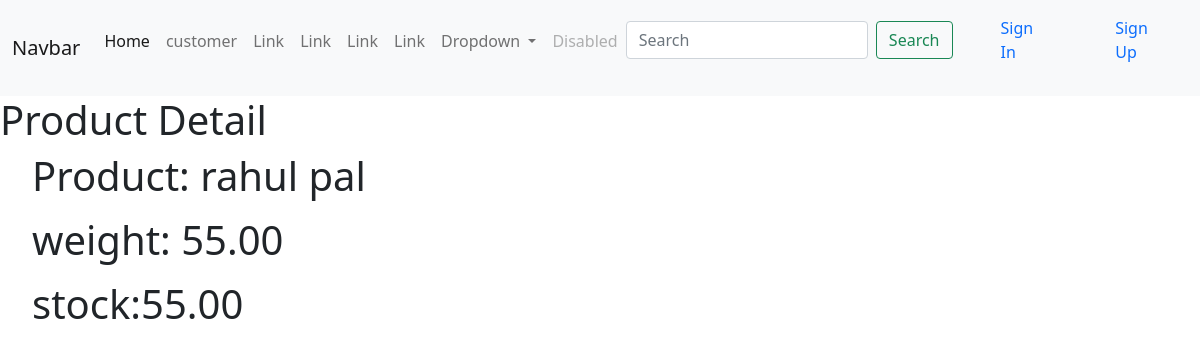
Page /p/1/ on the committed database.
### products/models.py (models this page shows, shortened)
class Products(models.Model):
    user = models.ForeignKey(User,on_delete=models.CASCADE)
    name= models.CharField(max_length=50)
    weight= models.DecimalField(max_digits=5, decimal_places=2, blank=True, null=True)
    price=  models.DecimalField(max_digits=5, decimal_places=2, blank=True, null=True)
    stock=  models.DecimalField(max_digits=5, decimal_places=2, blank=True, null=True)
    create_at= models.DateField(auto_now=True)
    update_at= models.DateTimeField(auto_now_add=True)
    class  Meta:
        db_table = 'Products'
        managed = True
        ordering = ('-name',)
        verbose_name = 'Product'
        verbose_name_plural = 'Products'

### products/views.py (the view, shortened to what this page needs)
# urls.py: path('p/<int:pk>/', PostDetailView.as_view(), name='product-detail'),
class PostDetailView(DetailView):
    model = Products
    context_object_name='pd'
    template_name='products_detail.html'

### products/templates/products_detail.html (shortened to what this page needs)
{% extends "base.html" %}
{% load crispy_forms_tags %}
{% load account %}
{% load socialaccount %}
<h1>Product Detail</h1>
    <ul><h1>
        Product: {{pd.name}}</h1></ul>
    <ul><h1> weight: {{pd.weight}}</h1></ul>
   <ul><h1>stock:{{pd.stock}}</h1></ul>

### rows in the picture
Products: name "rahul pal", weight "55.00", stock "55.00"
